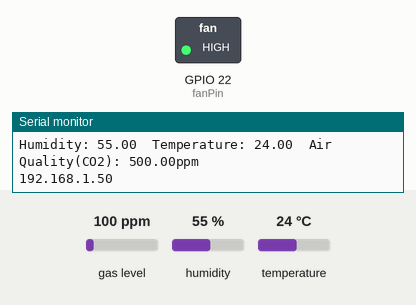
Bench run of a program on a simulated ESP32. On the bench: switched loads named in the program (green lamp = pin HIGH), the last lines printed to the serial monitor. The inputs (shaded band) are chosen by the test bench; at power-on: gas level 100 ppm, humidity 55 %, temperature 24 °C. WiFi joins after 1.5 s; servers stay silent unless stated.

Above: at 5.7 s.
5.8 s: gas level set to 17 ppm
7.7 s: gas level set to 12 ppm
At 9.7 s:
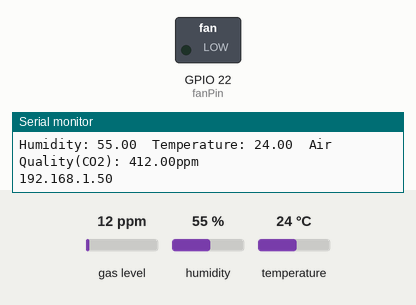
10.1 s: gas level set to 20 ppm
At 11.1 s:
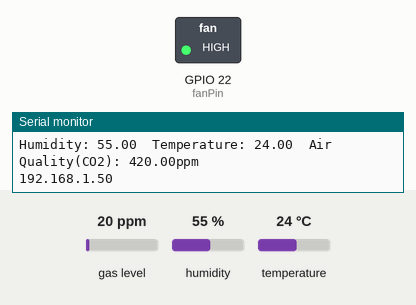
Timing chart, 0 to 13.1 s (numbered marks = the images above; inputs shaded):
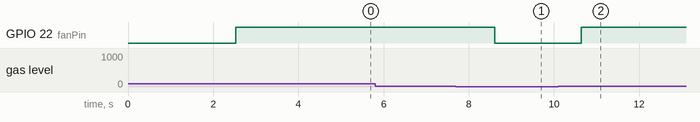

Measured:
- the behaviour switches between 15 and 14 ppm on gas level (found by bisection; images 0 and 1)
- after the input at 7.7 s, GPIO 22 (fanPin): HIGH → LOW after 0.91 s
- after the input at 10.1 s, GPIO 22 (fanPin): LOW → HIGH after 0.54 s

The program:

main.cpp
```cpp
#include <Arduino.h>
#include <WiFi.h>
#include <ESPAsyncWebServer.h>
#include <Adafruit_Sensor.h>
#include <DHT.h>
#include <MQUnifiedsensor.h>

// global variables
// Replace with your network credentials
const char *ssid = "DESKTOP-hotspot";
const char *password = "mubinwifi";

// Set your Static IP address
IPAddress local_IP(192, 168, 137, 98);
// Set your Gateway IP address
IPAddress gateway(192, 168, 137, 1);

IPAddress subnet(255, 255, 0, 0);
IPAddress primaryDNS(8, 8, 8, 8);   // optional
IPAddress secondaryDNS(8, 8, 4, 4); // optional

#define DHTPIN 23 // Digital pin connected to the DHT sensor
#define fanPin 22
// Uncomment the type of sensor in use:
#define DHTTYPE DHT11 // DHT 11
// #define DHTTYPE DHT22 // DHT 22 (AM2302)
//#define DHTTYPE    DHT21     // DHT 21 (AM2301)


DHT dht(DHTPIN, DHTTYPE);

// MQ135 definitions
#define placa "ESP-32"
#define Voltage_Resolution 3.3
#define pin 34                 // Analog input 0 of your arduino
#define type "MQ-135"          // MQ135
#define ADC_Bit_Resolution 12  // For arduino UNO/MEGA/NANO
#define RatioMQ135CleanAir 3.6 // RS / R0 = 3.6 ppm
MQUnifiedsensor MQ135(placa, Voltage_Resolution, ADC_Bit_Resolution, pin, type);

// Variables
float CO2 = 0, t = 0, h = 0, threshT = 30, threshH = 85, threshCO2 = 415;
long int currentMillis;
String fanStatus = "OFF";
int interval = 1000;
// Create AsyncWebServer object on port 80
AsyncWebServer server(80);

// Webpage html code
const char index_html[] PROGMEM = R"rawliteral(
<!DOCTYPE html>
<html>
<head>
	<meta name="viewport" content="width=device-width, initial-scale=1.0">
	<link rel="stylesheet" href="https://use.fontawesome.com/releases/v5.7.2/css/all.css"
		integrity="sha384-fnmOCqbTlWIlj8LyTjo7mOUStjsKC4pOpQbqyi7RrhN7udi9RwhKkMHpvLbHG9Sr" crossorigin="anonymous" />
	<link rel="stylesheet" href="https://github.com/A-Mubin/Air-quality-controller/blob/main/src/style.css" crossorigin="anonymous" />
	<title>Esp Server</title>
</head>
<body>
	Loading
</body>
<script src="https://github.com/A-Mubin/Air-quality-controller/blob/main/src/script.js" crossorigin="anonymous">
</script>
</html>
)rawliteral";

String readSensorData()
{
  String sensorData = String(t) + " " + String(h) + " " + String(CO2) + " " + fanStatus + " " + String(threshT) + " " + String(threshH) + " " + String(threshCO2);
  Serial.println("sending sensor data");
  return sensorData;
}

// read DHT senssor
void readSensors()
{
  // Sensor readings may also be up to 2 seconds 'old' (its a very slow sensor)
  // Read temperature as Celsius (the default)
  t = dht.readTemperature();
  // Read temperature as Fahrenheit (isFahrenheit = true)
  // float t = dht.readTemperature(true);
  // Check if any reads failed and exit early (to try again).
  h = dht.readHumidity();

  MQ135.update();                 // Update data, the arduino will read the voltage from the analog pin
  CO2 = MQ135.readSensor() + 400; // Sensor will read PPM concentration using the model, a and b values set previously or from the setup
  if (isnan(t) || isnan(h))
  {
    Serial.println("Failed to read from DHT sensor!");
  }
  else
  {
    Serial.print("Humidity: ");
    Serial.print(h);
    Serial.print("\tTemperature: ");
    Serial.print(t);
  }
  if (isnan(CO2))
  {
    Serial.println("Failed to read from MQ135 sensor!");
  }
  else
  {
    Serial.print("\tAir Quality(CO2): ");
    Serial.print(CO2);
    Serial.println("ppm");
  }
}

// Replaces placeholder with DHT values
// String processor(const String &var)
// {
//   // Serial.println(var);
//   if (var == "TEMPERATURE")
//   {
//     return String(t);
//   }
//   else if (var == "HUMIDITY")
//   {
//     return String(h);
//   }
//   else if (var == "AQI")
//   {
//     return String(CO2);
//   }
//   else if (var == "FANSTATUS")
//   {
//     return fanStatus;
//   }
//   else if (var == "THRESHTEMP")
//   {
//     return String(threshT);
//   }
//   else if (var == "THRESHHUMIDITY")
//   {
//     return String(threshH);
//   }
//   else if (var == "THRESHCO")
//   {
//     return String(threshCO2);
//   }
//   Serial.println("Processed template");
//   return String();
// }

void setup()
{
  // Serial port for debugging purposes
  Serial.begin(115200);
  pinMode(fanPin, OUTPUT);
  dht.begin();

  MQ135.setRegressionMethod(1); //_PPM =  a*ratio^b
  MQ135.init();
  MQ135.setRL(1);
  MQ135.setA(110.47);
  MQ135.setB(-2.862); // Configure the equation to calculate CO2 concentration value


  // Connect to Wi-Fi network with SSID and password
  Serial.print("Connecting to ");
  Serial.println(ssid);
  WiFi.begin(ssid, password);
  while (WiFi.status() != WL_CONNECTED)
  {
    delay(500);
    Serial.print(".");
  }


  // Configures static IP address
  if (!WiFi.config(local_IP, gateway, subnet, primaryDNS, secondaryDNS))
  {
    Serial.println("STA Failed to configure");
  }
  // Print local IP address and start web server
  Serial.println("");
  Serial.println("WiFi connected.");
  Serial.println("IP address: ");
  Serial.println(WiFi.localIP());
  server.begin();


  // Route for root / web page
  server.on("/", HTTP_GET, [](AsyncWebServerRequest *request)
            { request->send_P(200, "text/html", index_html); }); //, processor
  server.on("/Data", HTTP_GET, [](AsyncWebServerRequest *request)
            { request->send_P(200, "text/plain", readSensorData().c_str());
            Serial.println("Sending sensor Data"); });
  server.on("/get", HTTP_GET, [](AsyncWebServerRequest *request)
            {
              // GET input1 value on <ESP_IP>/get?input1=<inputMessage>
              Serial.print("Processing /get request");
              if (request->hasParam("threshT") && request->getParam("threshT")->value()!="")
              {
                Serial.print("\thas threshT");
                threshT = request->getParam("threshT")->value().toFloat();
              }
              // GET input2 value on <ESP_IP>/get?input2=<inputMessage>
              if (request->hasParam("threshH") && request->getParam("threshH")->value() != "")
              {
                Serial.print("\thas threshH");
                threshH = request->getParam("threshH")->value().toFloat();
              }
              // GET input3 value on <ESP_IP>/get?input3=<inputMessage>
              if (request->hasParam("threshCO2") && request->getParam("threshCO2")->value() != "")
              {
                Serial.print("\thas threshCO2");
                threshCO2 = request->getParam("threshCO2")->value().toFloat();
              }
              Serial.print("\tNew threshT : " + String(threshT) + "\tthreshH : " + String(threshH) + "\tthreshCO2 : " + String(threshCO2) + "\n");
              request->send(200, "text/html", "Succesfully set threshhold values"); });

  // Start server
  server.begin();
  currentMillis = millis();

  // MQ135 calibrate
  Serial.print("Calibrating please wait.");
  float calcR0 = 0;
  for (int i = 1; i <= 10; i++)
  {
    MQ135.update(); // Update data, the arduino will read the voltage from the analog pin
    calcR0 += MQ135.calibrate(RatioMQ135CleanAir);
    Serial.print(".");
  }
  MQ135.setR0(calcR0 / 10);
  Serial.println("  done!.");

  if (isinf(calcR0))
  {
    Serial.println("Warning: Conection issue, R0 is infinite (Open circuit detected) please check your wiring and supply");
    while (1)
      ;
  }
  if (calcR0 == 0)
  {
    Serial.println("Warning: Conection issue found, R0 is zero (Analog pin shorts to ground) please check your wiring and supply");
    while (1)
      ;
  }
}

void loop()
{
  if (millis() - currentMillis > interval)
  {
    readSensors();

    if (threshT > t && threshH > h && threshCO2 > CO2)
    {
      if (fanStatus == "ON")
      {
        digitalWrite(fanPin, LOW);
        fanStatus = "OFF";
      }
    }
    else
    {
      if (fanStatus == "OFF")
      {
        digitalWrite(fanPin, HIGH);
        fanStatus = "ON";
      }
    }

    // Print ESP32 Local IP Address
    Serial.println(WiFi.localIP());
    currentMillis = millis();
  }
}
```
